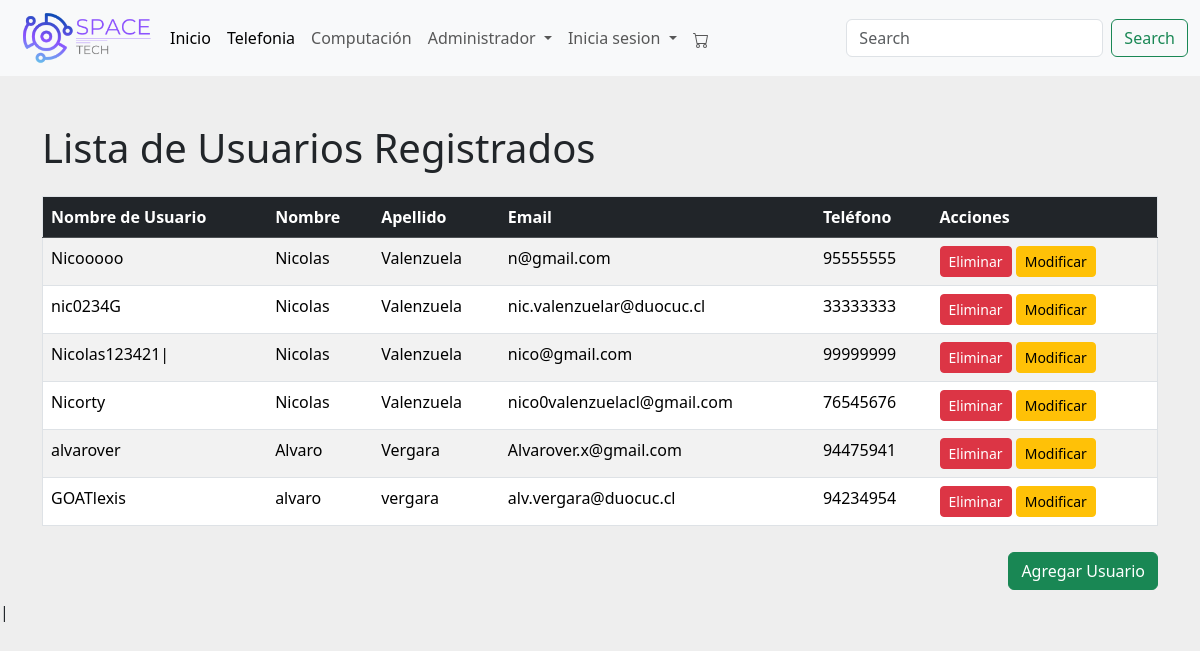
The app's page /listaU (signed in), older data.
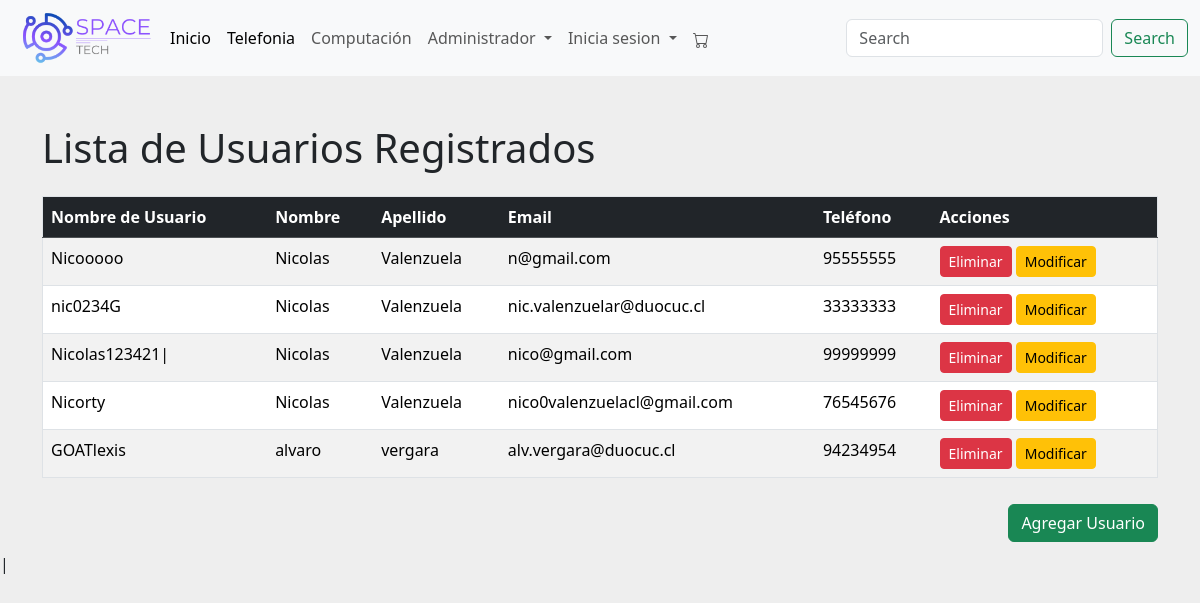
The same page, newer data.
### menu/models.py (models this page shows, shortened)
class Usuario(models.Model):
    nombre_usuario = models.CharField(max_length=30)
    nombre = models.CharField(max_length=30)
    apellido = models.CharField(max_length=30)
    email = models.EmailField(unique=True)
    tfno = models.CharField(max_length=8, verbose_name="Telefono")
    clave = models.CharField(max_length=30)
    confirmar_clave = models.CharField(max_length=30)
    direccion = models.CharField(max_length=255, verbose_name="Dirección", null=True, blank=True)
    groups = models.ManyToManyField(Group, related_name='usuarios', blank=True)

### menu/views.py (the view)
# urls.py: path('listaU', views.listaU, name='listaU'),
@login_required
@user_passes_test(lambda u: u.groups.filter(name='Administradores').exists())
def listaU(request):
    usuarios = Usuario.objects.all()  # Recupera todos los usuarios
    return render(request, 'listaU.html', {'usuarios': usuarios})

### menu/context_processors.py (called while the page is built)
def carrito_items_count(request):
    if request.user.is_authenticated:
        try:
            carrito = Carrito.objects.get(usuario=request.user)
            count = CarritoItem.objects.filter(carrito=carrito).count()
        except Carrito.DoesNotExist:
            count = 0
    else:
        count = 0
    return {
        'carrito_items_count': count
    }

### menu/templates/listaU.html (shortened to what this page needs)
<!DOCTYPE html>
<html lang="en">
<head>
    {% load static %}
    <link href="https://cdn.jsdelivr.net/npm/bootstrap@5.3.0/dist/css/bootstrap.min.css" rel="stylesheet">
    <link rel="stylesheet" href="{% static 'css/listaP.css' %}">
</head>
<body>
    {% include "plantilla/menu.html" %}
    <div class="container mt-5">
        <h1 class="mb-4">Lista de Usuarios Registrados</h1>
        <div class="table-responsive">
            <table class="table table-striped table-hover">
                <thead class="table-dark">
                    <tr>
                        <th>Nombre de Usuario</th>
                        <th>Nombre</th>
                        <th>Apellido</th>
                        <th>Email</th>
                        <th>Teléfono</th>
                        <th>Acciones</th>
                    </tr>
                </thead>
                <tbody>
                    {% for usuario in usuarios %}
                    <tr>
                        <td>{{ usuario.nombre_usuario }}</td>
                        <td>{{ usuario.nombre }}</td>
                        <td>{{ usuario.apellido }}</td>
                        <td>{{ usuario.email }}</td>
                        <td>{{ usuario.tfno }}</td>
                        <td>
                            <form action="{% url 'eliminar_usuario' usuario.id %}" method="post" style="display:inline;">
                                <button type="submit" class="btn btn-danger btn-sm">Eliminar</button>
                            </form>
                            <a href="{% url 'editar_usuario' usuario.id %}" class="btn btn-warning btn-sm">Modificar</a>
                        </td>
                    </tr>
                    {% endfor %}
                </tbody>
            </table>
            <div>
                <a class="align-right" href="{% url 'formulario' %}">
                    <button class="btn btn-success"  >Agregar Usuario</button>
                    </a>
                </div>
        </div>
    </div>
   |
</body>
</html>

Row changes from the older to the newer data that the page shows:
removed Usuario: nombre_usuario "alvarover", nombre "Alvaro", apellido "Vergara", email "Alvarover.x@gmail.com", tfno "94475941"
